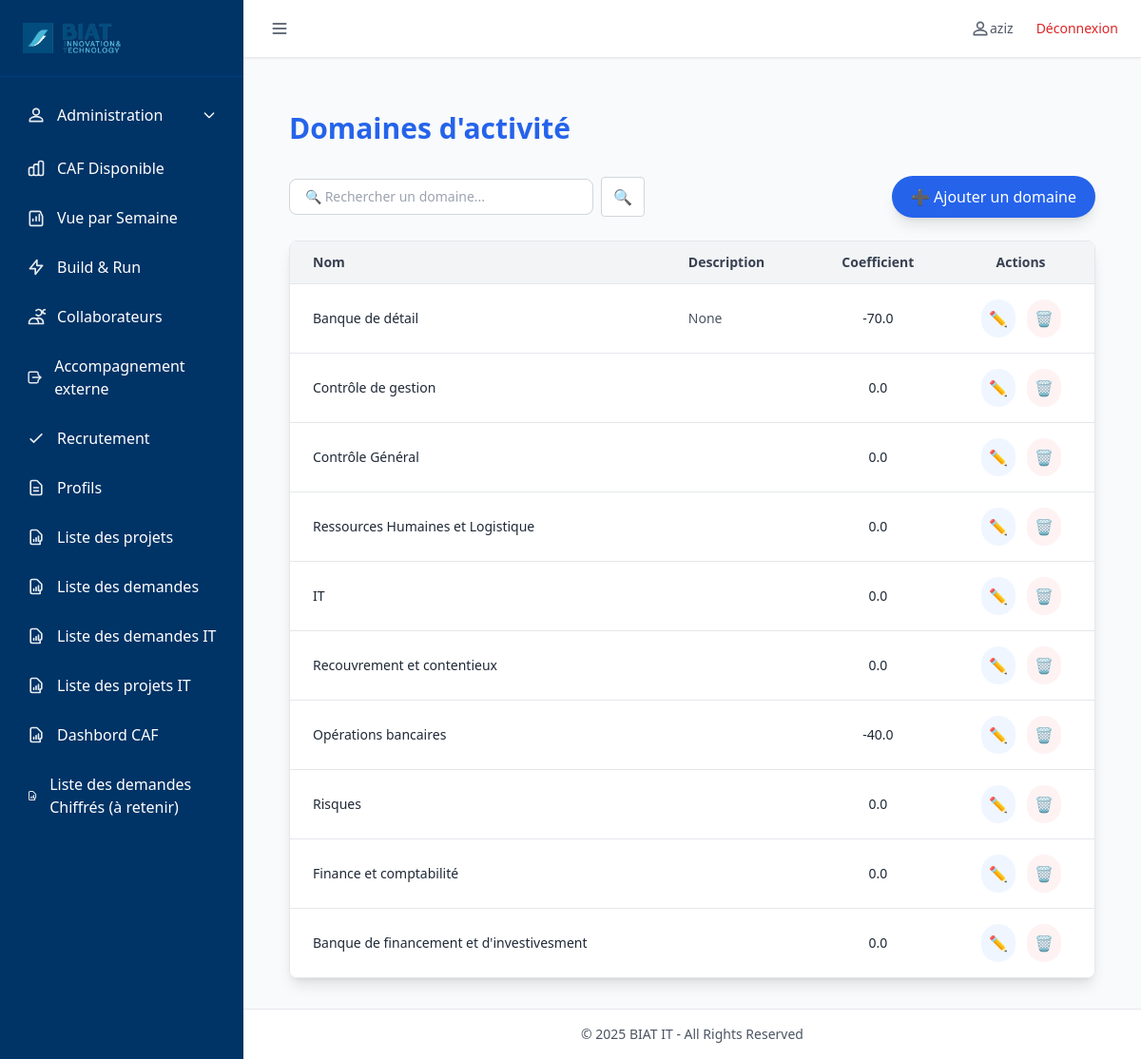
Page /domaines/ (signed in) on the committed database.
### tables this page shows
CREATE TABLE domaines (
    id INTEGER PRIMARY KEY AUTOINCREMENT,
    nom TEXT NOT NULL UNIQUE,
    description TEXT,
    coefficient REAL DEFAULT 1,
    idate DATETIME DEFAULT CURRENT_TIMESTAMP,
    iuser TEXT,
    uuser TEXT,
    udate DATETIME
);

### routes/domaines_routes.py (the view)
@domaines_bp.route("/", methods=["GET"])
def liste_domaines():
    search = request.args.get("q", "").strip()
    page = int(request.args.get("page", 1))
    per_page = 10
    offset = (page - 1) * per_page
    base_query = 'SELECT * FROM "domaines"'
    args = []
    if search:
        base_query += " WHERE nom LIKE ?"
        args.append(f"%{search}%")
    total = query_db(f"SELECT COUNT(*) AS count FROM ({base_query})", args, one=True)["count"]
    total_pages = (total // per_page) + (1 if total % per_page else 0)
    domaines = query_db(f"{base_query} ORDER BY id DESC LIMIT ? OFFSET ?", args + [per_page, offset])
    return render_template("domaines_liste.html", domaines=domaines, page=page, total_pages=total_pages)

### utils/db_utils.py (called while the page is built)
def get_connection():
    conn = sqlite3.connect(
        DB_PATH,
        timeout=60,               # ⏱️ Patiente jusqu'à 60s avant "database is locked"
        check_same_thread=False
    )
    conn.row_factory = sqlite3.Row
    conn.execute("PRAGMA journal_mode=WAL;")      # Autorise les écritures concurrentes
    conn.execute("PRAGMA synchronous=NORMAL;")    # Bon compromis vitesse/sécurité
    conn.execute("PRAGMA foreign_keys = ON;")     # Active les clés étrangères
    conn.execute("PRAGMA busy_timeout = 60000;")  # Attend 60s avant d'abandonner une écriture
    return conn

def query_db(query, args=(), one=False, retries=3, delay=1):
    for attempt in range(retries):
        try:
            conn = get_connection()
            cur = conn.execute(query, args)
            rows = cur.fetchall()
            cur.close()
            conn.close()
            return (rows[0] if rows else None) if one else rows
        except sqlite3.OperationalError as e:
            if "locked" in str(e).lower() and attempt < retries - 1:
                time.sleep(delay)
                continue
            raise

### templates/domaines_liste.html (shortened to what this page needs)
{% extends "base.html" %}
{% block content %}
<div class="max-w-6xl mx-auto px-6 py-8">
  <h1 class="text-3xl font-bold mb-8 text-blue-600">Domaines d'activité</h1>
  <div class="mb-6 flex flex-col md:flex-row md:items-center md:justify-between gap-4">
    <form method="get" action="{{ url_for('domaines.liste_domaines') }}" class="flex items-center gap-2">
      <input type="text" name="q" value="{{ request.args.get('q','') }}"
             placeholder="🔍 Rechercher un domaine..."
             class="border border-gray-300 rounded-lg px-4 py-2 text-sm w-80 focus:ring-blue-400 focus:border-blue-400">
      <button type="submit"
              class="bg-white border border-gray-300 px-3 py-2 rounded text-blue-600 hover:text-blue-800 transition">
        🔍
      </button>
    </form>
    <button onclick="openAddModal()"
            class="bg-blue-600 hover:bg-blue-700 text-white px-5 py-2.5 rounded-full shadow-lg flex items-center gap-2 transition">
      ➕ Ajouter un domaine
    </button>
  </div>
  <div class="overflow-x-auto shadow-lg rounded-lg border border-gray-200">
    <table class="min-w-full bg-white divide-y divide-gray-200">
      <thead class="bg-gray-100">
        <tr>
          <th class="px-6 py-3 text-left text-sm font-semibold text-gray-700">Nom</th>
          <th class="px-6 py-3 text-left text-sm font-semibold text-gray-700">Description</th>
          <th class="px-6 py-3 text-center text-sm font-semibold text-gray-700">Coefficient</th>
          <th class="px-6 py-3 text-center text-sm font-semibold text-gray-700">Actions</th>
        </tr>
      </thead>
      <tbody class="divide-y divide-gray-200">
        {% for d in domaines %}
        <tr class="hover:bg-gray-50 transition">
          <td class="px-6 py-4 text-sm text-gray-800">{{ d.nom }}</td>
          <td class="px-6 py-4 text-sm text-gray-600">{{ d.description }}</td>
          <td class="px-6 py-4 text-center text-sm text-gray-800">{{ d.coefficient }}</td>
          <td class="px-6 py-4 text-center">
            <div class="flex items-center justify-center gap-3">
              <button type="button"
                      onclick='openEditModal({{ d.id|tojson }}, {{ d.nom|tojson }}, {{ d.description|tojson }}, {{ d.coefficient|tojson }})'
                      class="inline-flex items-center justify-center p-2 rounded-full bg-blue-50 hover:bg-blue-100 text-blue-600 transition"
                      title="Modifier">
                ✏️
              </button>
              <form action="{{ url_for('domaines.supprimer_domaine', id=d.id) }}" method="post"
                    onsubmit="return confirm('Supprimer {{ d.nom }} ?')">
                <button type="submit"
                        class="inline-flex items-center justify-center p-2 rounded-full bg-red-50 hover:bg-red-100 text-red-600 transition"
                        title="Supprimer">
                  🗑️
                </button>
              </form>
            </div>
          </td>
        </tr>
        {% else %}
        <tr>
          <td colspan="4" class="text-center px-6 py-6 text-gray-500">Aucun domaine trouvé</td>
        </tr>
        {% endfor %}
      </tbody>
    </table>
  </div>
</div>
{% endblock %}

### static/css/styles.css (style rules this page uses)
body { background-color: #f8f9fa; }

### rows in the picture
domaines: nom "Banque de détail", description "None", coefficient "-70.0"
domaines: nom "Contrôle de gestion", coefficient "0.0"
domaines: nom "Contrôle Général", coefficient "0.0"
domaines: nom "Ressources Humaines et Logistique", coefficient "0.0"
domaines: nom "IT", coefficient "0.0"
domaines: nom "Recouvrement et contentieux", coefficient "0.0"
domaines: nom "Opérations bancaires", coefficient "-40.0"
domaines: nom "Risques", coefficient "0.0"
domaines: nom "Finance et comptabilité", coefficient "0.0"
domaines: nom "Banque de financement et d'investivesment", coefficient "0.0"

### other values in the picture
{{ session.user.username }} "aziz"
